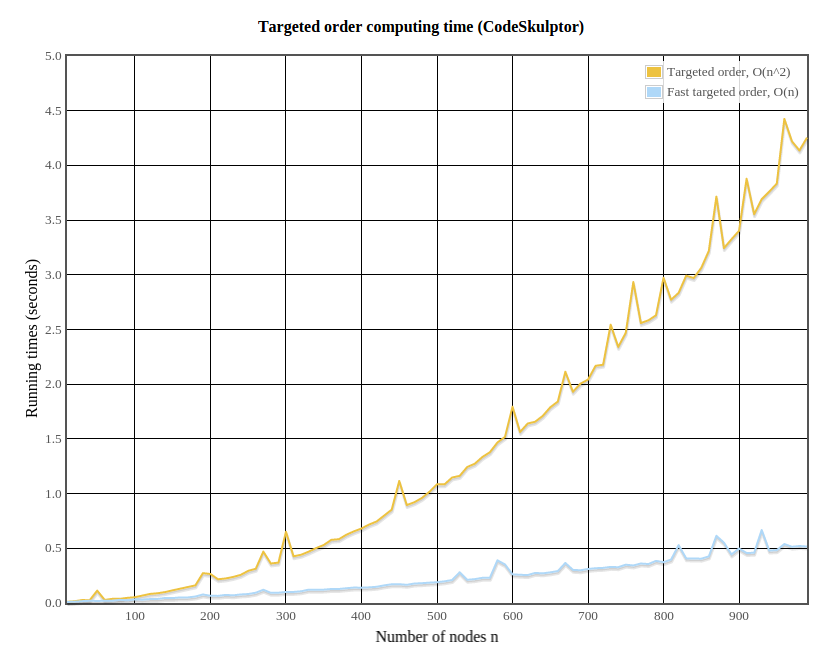

This figure's Python source:
"""
Provided code for Application portion of Module 2
"""

# general imports
import urllib2
import random
import time
import math
import poc_queue

# CodeSkulptor import
import simpleplot
import codeskulptor
codeskulptor.set_timeout(600)

# Desktop imports
#import matplotlib.pyplot as plt


############################################
# Provided code

def copy_graph(graph):
    """
    Make a copy of a graph
    """
    new_graph = {}
    for node in graph:
        new_graph[node] = set(graph[node])
    return new_graph

def delete_node(ugraph, node):
    """
    Delete a node from an undirected graph
    """
    neighbors = ugraph[node]
    ugraph.pop(node)
    for neighbor in neighbors:
        ugraph[neighbor].remove(node)
    
def targeted_order(ugraph):
    """
    Compute a targeted attack order consisting
    of nodes of maximal degree
    
    Returns:
    A list of nodes
    """
    # copy the graph
    new_graph = copy_graph(ugraph)
    
    order = []    
    while len(new_graph) > 0:
        max_degree = -1
        for node in new_graph:
            if len(new_graph[node]) > max_degree:
                max_degree = len(new_graph[node])
                max_degree_node = node
        
        neighbors = new_graph[max_degree_node]
        new_graph.pop(max_degree_node)
        for neighbor in neighbors:
            new_graph[neighbor].remove(max_degree_node)

        order.append(max_degree_node)
    return order

def fast_targeted_order(ugraph):
    new_graph = copy_graph(ugraph)
    n = len(new_graph)
    degree_sets = [set([]) for _ in xrange(n)]
    for node in new_graph:
        d = len(new_graph[node])
        degree_sets[d].add(node)
    #print degree_sets
    attack_order = []
    for k in xrange(n - 1, -1, -1):
        #print degree_sets[k], degree_sets
        while len(degree_sets[k]) > 0:
            max_degree_node = degree_sets[k].pop()
            for node in new_graph[max_degree_node]:
                d = len(new_graph[node])
                degree_sets[d].remove(node)
                degree_sets[d-1].add(node)
            attack_order.append(max_degree_node)
            delete_node(new_graph, max_degree_node)
    return attack_order
            
        
        
    


##########################################################
# Code for loading computer network graph

NETWORK_URL = "http://storage.googleapis.com/codeskulptor-alg/alg_rf7.txt"


def load_graph(graph_url):
    """
    Function that loads a graph given the URL
    for a text representation of the graph
    
    Returns a dictionary that models a graph
    """
    graph_file = urllib2.urlopen(graph_url)
    graph_text = graph_file.read()
    graph_lines = graph_text.split('\n')
    graph_lines = graph_lines[ : -1]
    
    print "Loaded graph with", len(graph_lines), "nodes"
    
    answer_graph = {}
    for line in graph_lines:
        neighbors = line.split(' ')
        node = int(neighbors[0])
        answer_graph[node] = set([])
        for neighbor in neighbors[1 : -1]:
            answer_graph[node].add(int(neighbor))

    return answer_graph

class UPATrial:
    """
    Simple class to encapsulate optimizated trials for the UPA algorithm
    
    Maintains a list of node numbers with multiple instance of each number.
    The number of instances of each node number are
    in the same proportion as the desired probabilities
    
    Uses random.choice() to select a node number from this list for each trial.
    """

    def __init__(self, num_nodes):
        """
        Initialize a UPATrial object corresponding to a 
        complete graph with num_nodes nodes
        
        Note the initial list of node numbers has num_nodes copies of
        each node number
        """
        self._num_nodes = num_nodes
        self._node_numbers = [node for node in range(num_nodes) for dummy_idx in range(num_nodes)]
        #print self._node_numbers


    def run_trial(self, num_nodes):
        """
        Conduct num_nodes trials using by applying random.choice()
        to the list of node numbers
        
        Updates the list of node numbers so that each node number
        appears in correct ratio
        
        Returns:
        Set of nodes
        """
        
        # compute the neighbors for the newly-created node
        new_node_neighbors = set()
        for _ in range(num_nodes):
            new_node_neighbors.add(random.choice(self._node_numbers))
        
        # update the list of node numbers so that each node number 
        # appears in the correct ratio
        self._node_numbers.append(self._num_nodes)
        for dummy_idx in range(len(new_node_neighbors)):
            self._node_numbers.append(self._num_nodes)
        self._node_numbers.extend(list(new_node_neighbors))
        
        #update the number of nodes
        self._num_nodes += 1
        return new_node_neighbors

def make_complete_graph(num_nodes):
    """returns a complete graph"""
    graph = {}
    edges = set(range(num_nodes))
    for node in xrange(num_nodes):
        graph[node] = edges.difference(set([node]))
    return graph

def make_ER_graph(num_nodes, p):
    """returns a ER undirected graph"""
    graph = {}
    #edges = set(range(num_nodes))
    for node in xrange(num_nodes):
        graph[node] = set([])
    for node1 in xrange(num_nodes - 1):
        for node2 in xrange(node1 + 1 , num_nodes):
            if random.random() < p:
                graph[node1].add(node2)
                graph[node2].add(node1)
    return graph


    
def create_UPA_graph(n, m):
    graph = make_complete_graph(m)
    upa = UPATrial(m)
    for node in xrange(m, n):
        graph[node] = set([])
    for node in xrange(m, n):
        for snode in upa.run_trial(m):
            graph[node].add(snode)
            graph[snode].add(node)
    return graph

def average_out_degree(graph):
    sum = 0
    n = 0.0
    for node in graph:
        n += 1.0
        sum += len(graph[node])
    return sum / n 

def edges(graph):
    return sum(map(len, graph.values())) / 2

def random_order(graph):
    nodes = graph.keys()
    #print nodes
    random.shuffle(nodes)
    print nodes
    return nodes

def bfs_visited(ugraph, start_node):
    """Takes the undirected graph ugraph and 
    the node start_node and returns the set 
    consisting of all nodes that are visited 
    by a breadth-first search that starts at start_node"""
    queue =  poc_queue.Queue()
    visited = set([start_node])
    queue.enqueue(start_node)
    while queue:
        current_node = queue.dequeue()
        for neighbor in ugraph[current_node]:
            if not neighbor in visited:
                visited.add(neighbor)
                queue.enqueue(neighbor)
    return visited

def cc_visited(ugraph):
    """Takes the undirected graph ugraph and returns
    a list of sets, where each set consists of
    all the nodes (and nothing else) in
    a connected component, and there is
    exactly one set in the list for
    each connected component in ugraph and nothing else"""
    remaining_nodes = set(ugraph.keys())
    cc_vis = []
    while remaining_nodes:
        node = remaining_nodes.pop()
        visited = bfs_visited(ugraph, node)
        cc_vis.append(visited)
        remaining_nodes.difference_update(visited)
    return cc_vis

def largest_cc_size(ugraph):
    """ Takes the undirected graph ugraph and returns
    the size (an integer) of the largest connected
    component in ugraph"""
    cc_vis = cc_visited(ugraph)
    if cc_vis:
        return max(map(len, cc_vis))
    else:
        return 0

def compute_resilience(ugraph, attack_order):
    """ Takes the undirected graph ugraph,
    a list of nodes attack_order and iterates
    through the nodes in attack_order.
    For each node in the list, the function
    removes the given node and its edges
    from the graph and then computes the size
    of the largest connected component for
    the resulting graph """
    graph = copy_graph(ugraph)
    resilience = [largest_cc_size(graph)]
    for attack_node in attack_order:
        #print attack_node
        delete_node(graph, attack_node)
        current_resilience = largest_cc_size(graph)
        resilience.append(current_resilience)
        #print current_resilience
    return resilience



"""
network = load_graph(NETWORK_URL)
network_size = len(network.keys())
print network_size, average_out_degree(network), edges(network)
p = (2.0 * edges(network)) / (network_size * (network_size - 1))
print p
p = 0.00397
er_graph = make_ER_graph(network_size, p)
#print er_graph
print len(er_graph.keys()), edges(er_graph)

#print er_graph[1262]
upa_graph = create_UPA_graph(network_size, 3)
print len(upa_graph.keys()), edges(upa_graph)
print fast_targeted_order(er_graph)
"""
m = 5
n2times = []
ntimes = []
for n in xrange(10, 1000, 10):
    upa_graph = create_UPA_graph(n, m)
    ptime = time.time()
    targeted_order(upa_graph)
    n2times.append([n, time.time() - ptime])
    ptime = time.time()
    fast_targeted_order(upa_graph)
    ntimes.append([n, time.time() - ptime])
    #print n, n2time, ntime
    
simpleplot.plot_lines("Targeted order computing time (CodeSkulptor)",
                      800, 600, "Number of nodes n", "Running times (seconds)",
                      [n2times, ntimes], False,
                      ["Targeted order, O(n^2)", "Fast targeted order, O(n)"])
    

"""
#print network
attack_order = random_order(network)[:network_size / 2]
#print attack_order
print "Network"
resilience_network = compute_resilience(network, attack_order)
print "ER"
attack_order = random_order(er_graph)[:network_size / 2]
resilience_er = compute_resilience(er_graph, attack_order)
print "UPA"
attack_order = random_order(upa_graph)[:network_size / 2]
resilience_upa = compute_resilience(upa_graph, attack_order)
plot_network = [[idx, resilience_network[idx]] for idx in range(len(resilience_network))]
plot_er =  [[idx, resilience_er[idx]] for idx in range(len(resilience_er))]
plot_upa =  [[idx, resilience_upa[idx]] for idx in range(len(resilience_upa))]
plot_x2 = [[idx, network_size - idx] for idx in range(network_size / 2)]
plot_x1 = [[idx, 0.75 * (network_size - idx)] for idx in range(network_size / 2)]
simpleplot.plot_lines("Graph resilience", 800, 600,
            "Nodes removed", "Size of the largest connect component",
                      [plot_network, plot_er, plot_upa, plot_x2, plot_x1], 
            False, ["Network example", "ER graph, p = 0.00397", "UPA graph, m = 3", "X", "0.75 * X"])
"""
